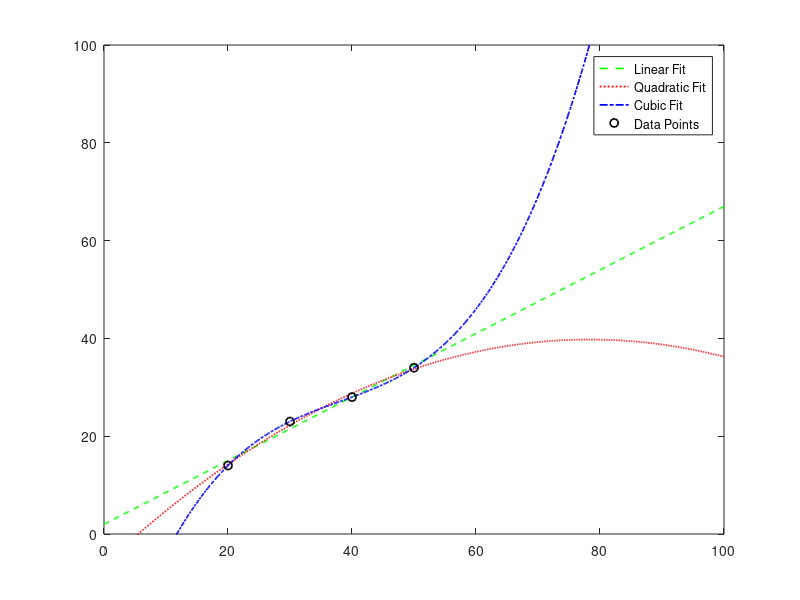

MATLAB code for this plot:
clc
close all;
clear;

conduct = [14 23 28 34];
humid = [20 30 40 50];

% C for different fits
C_lin = [ones(4, 1) humid'];
C_quad = [ones(4, 1) humid' humid'.^2];
C_cube = [ones(4, 1) humid' humid'.^2 humid'.^3];

% Coefficients of Fits
lin_coeffs = ((inv(C_lin' * C_lin))*(C_lin' * conduct'));
quad_coeffs = ((inv(C_quad' * C_quad))*(C_quad' * conduct'));
cube_coeffs = ((inv(C_cube' * C_cube))*(C_cube' * conduct'));

% Domain
x = [0:0.1:100];

% Functions

y_lin = lin_coeffs(1) + lin_coeffs(2) * x;
y_quad = quad_coeffs(1) + quad_coeffs(2) * x + quad_coeffs(3) * x.^2;
y_cube = cube_coeffs(1) + cube_coeffs(2) * x + cube_coeffs(3) * x.^2 + cube_coeffs(4) * x.^3;

% Plot
title('Conductivity vs Humidity')
xlabel('Humidity')
ylabel('Conductivity')
plot(x, y_lin, 'g--', 'LineWidth', 1.25)
hold on
plot(x, y_quad, 'r:', 'LineWidth', 1.25) 
plot(x, y_cube, 'b-.', 'LineWidth', 1.25)
plot(humid, conduct, 'ok', 'LineWidth', 1.25)
legend('Linear Fit', 'Quadratic Fit', 'Cubic Fit', 'Data Points')
xlim([0 100])
ylim([0 100])





